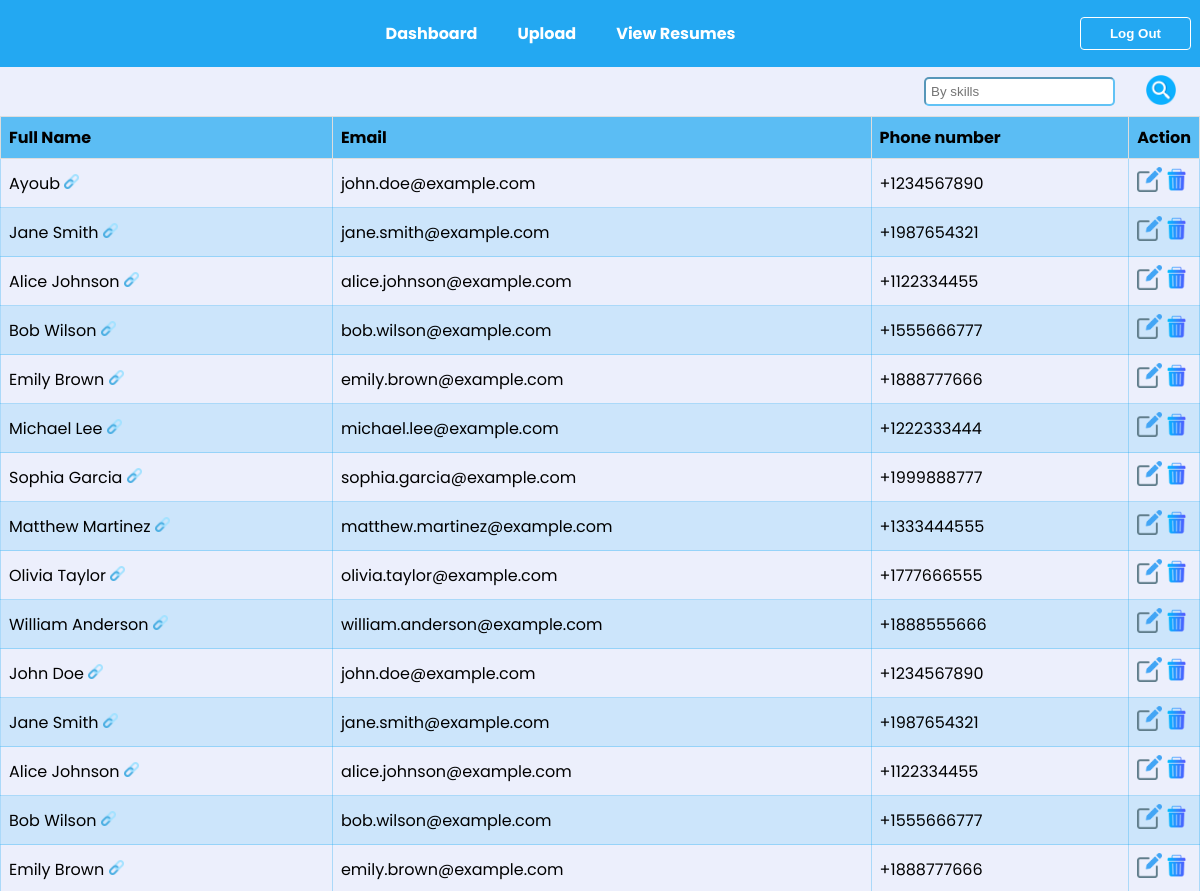
/all/ (signed in, upper part), run on an earlier commit of the app's database.
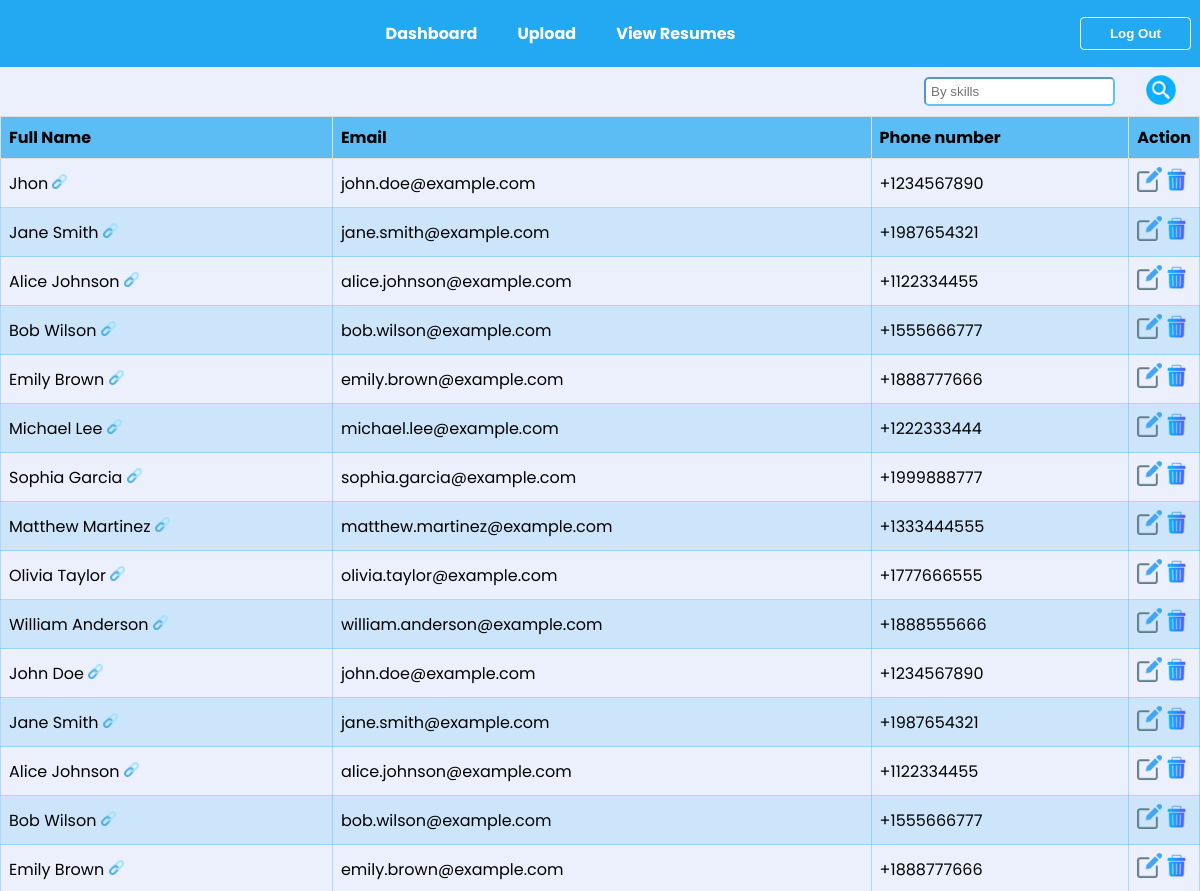
And on a later commit of the database.
### cv/models.py (models this page shows)
class Person(models.Model):
    name = models.CharField(max_length=100)  # Assuming name length won't exceed 100 characters
    email = models.EmailField(blank=True, null=True)
    phone = models.CharField(max_length=20, blank=True, null=True)
    skills = models.CharField(max_length=300, null=True, blank=True)
    experience = models.CharField(max_length=300, null=True, blank=True)
    education = models.CharField(max_length=300, null=True, blank=True)

### cv/views.py (the view)
# urls.py: path("all/", all_resume, name="all"),
def all_resume(request):
    if request.user.is_authenticated:
        dataa = Person.objects.all()
        if request.user.is_admin:
            request.session['is_admin']=1
            request.session['authenticated']=True
            return render(request, 'view.html', {"data":dataa})
        else:
            request.session['is_admin']=0
            request.session['authenticated']=True
            return render(request, 'view.html', {"data":dataa})
    return redirect("login")

### templates/view.html (shortened to what this page needs)
{%extends 'base.html' %}
{% load static %}
{% block content %}
<link rel="stylesheet" href="{% static 'view_style.css' %}">
<body>
    <div class="search-container">
        <form action="/search/" method="get">
            <input type="text" name="keywords" placeholder="By skills">
            <button type="submit"><img src="/static/search.png" alt="Search" width="30px" height="30px"></button>
        </form>
    </div>
<section>
    <table>
        <thead>
            <tr>
                <th>Full Name</th>
                <th>Email</th>
                <th>Phone number</th>
                {% if request.session.is_admin == 1 %}
                <th style="width: 20px;">Action</th>
                {% endif %}
            </tr>
        </thead>
        <tbody>
            {% for d in data %}
            <tr class="row" id="{{d.id}}">
                <td><a href="/{{d.id}}">{{d.name}} <img src="{% static 'link-icon.png' %}" alt="" width="15px"> </a></td>
                <td><a href="/{{d.id}}">{{d.email}}</a></td>
                <td><a href="/{{d.id}}">{{d.phone}}</a></td>
                {% if request.session.is_admin == 1 %}
                <td>
                    <div class="button-action">
                        <a href="/{{d.id}}"><img src="{% static 'modify_icon.png' %}" alt="{% static 'modify_icon.png'}" style="width: 25px;"></a>
                        <img src="{% static 'delete_icon.png' %}" alt="{% static 'delete_icon.png' %}" onclick="deleteRow(this)" style="width: 25px;">
                    </div>
                </td>
                {% endif %}
            </tr>
            {% endfor %}
        </tbody>
    </table>
</section>
{% endblock %}

What changed in the data, as far as the page shows it:
changed Person: name "Ayoub" → "Jhon"
